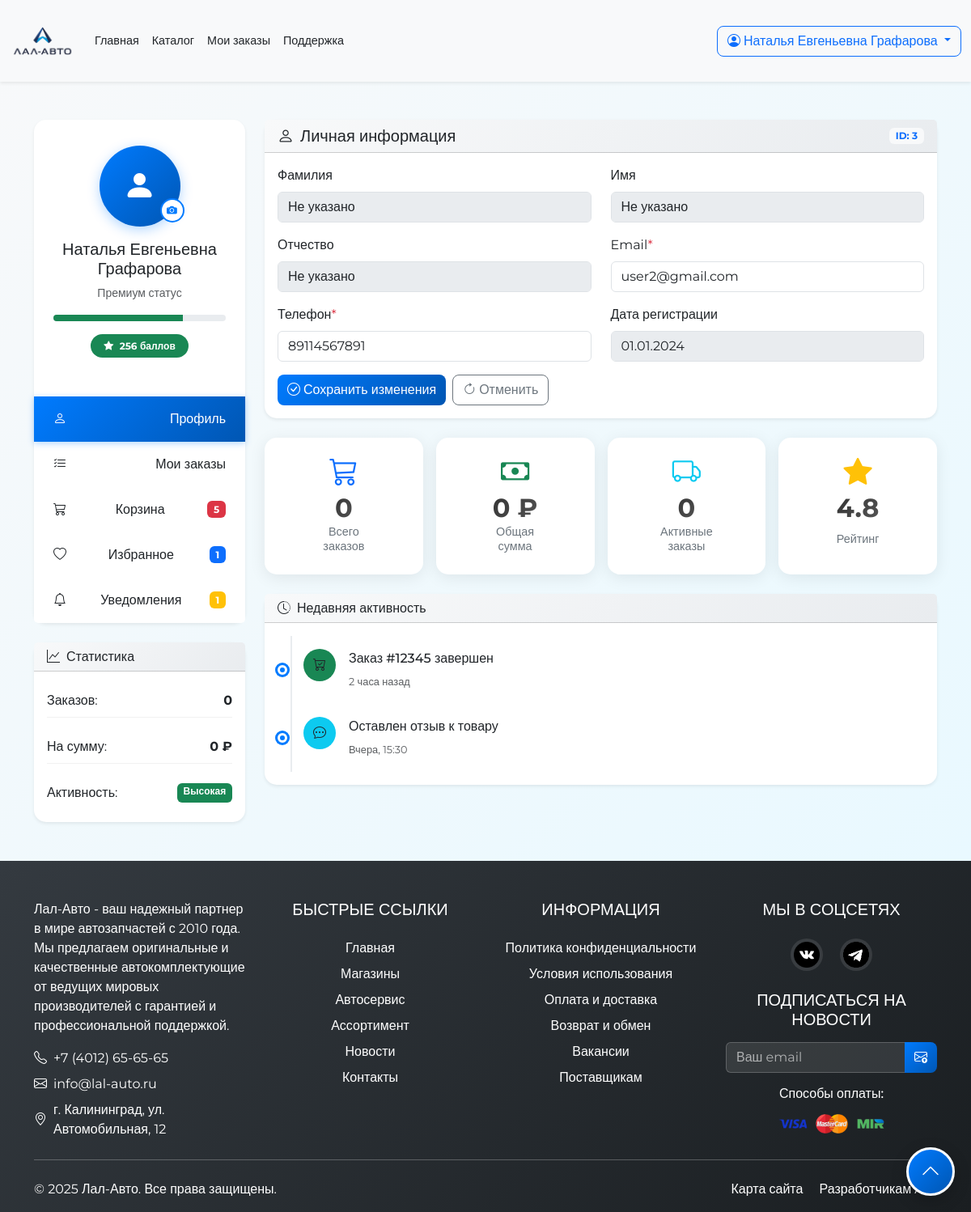
Screenshot of /profile.php (signed in) with the database file from the repository.
### tables this page shows
CREATE TABLE `users` (
  `id_users` int(11) NOT NULL,
  `surname_users` varchar(255) DEFAULT NULL,
  `name_users` varchar(255) DEFAULT NULL,
  `patronymic_users` varchar(255) DEFAULT NULL,
  `login_users` varchar(255) DEFAULT NULL,
  `password_users` varchar(255) DEFAULT NULL,
  `email_users` varchar(255) DEFAULT NULL,
  `discountСardNumber_users` varchar(6) DEFAULT NULL,
  `region_users` varchar(255) DEFAULT NULL,
  `city_users` varchar(255) DEFAULT NULL,
  `address_users` varchar(255) DEFAULT NULL,
  `phone_users` bigint(12) DEFAULT NULL,
  `avatar_users` varchar(255) DEFAULT NULL,
  `TIN_users` bigint(10) DEFAULT NULL,
  `person_users` varchar(255) DEFAULT NULL,
  `organization_users` varchar(255) DEFAULT NULL,
  `organizationType_users` varchar(255) DEFAULT NULL,
  `user_type` varchar(20) DEFAULT NULL
);

### profile.php (the view, shortened to what the rows shown need)
<?php
require_once("config/link.php");
$userData = [];
$userId = null;
if (isset($_SESSION['user']))
{
    $username = $_SESSION['user'];
    $sql = "SELECT id_users FROM users WHERE CONCAT(surname_users, ' ', name_users, ' ', patronymic_users) = ? OR person_users = ?";
    $stmt = $conn->prepare($sql);
    $stmt->bind_param("ss", $username, $username);
    $stmt->execute();
    $result = $stmt->get_result();
    if ($result->num_rows > 0)
    {
        $userData = $result->fetch_assoc();
        $userId = $userData['id_users'];
    }
}
if (isset($_SESSION['user']))
{
    $username = $_SESSION['user'];
    $sql = "SELECT * FROM users WHERE CONCAT(surname_users, ' ', name_users, ' ', patronymic_users) = ? OR person_users = ?";
    $stmt = $conn->prepare($sql);
    if ($stmt)
    {
        $stmt->bind_param("ss", $username, $username);
        $stmt->execute();
        $result = $stmt->get_result();
        if ($result->num_rows > 0)
        {
            $userData = $result->fetch_assoc();
            $userId = $userData['id_users'] ?? 0;
        }
    }
    else
    {
        error_log("Ошибка подготовки запроса: " . $conn->error);
    }
}
?>
<!DOCTYPE html>
<html lang="ru">
<head>
    <link rel="stylesheet" href="../css/bootstrap.min.css">
    <link rel="stylesheet" href="https://cdn.jsdelivr.net/npm/bootstrap-icons@1.11.1/font/bootstrap-icons.css">
    <link rel="stylesheet" href="https://cdnjs.cloudflare.com/ajax/libs/font-awesome/6.0.0/css/all.min.css">
    <link rel="stylesheet" href="css/style.css">
    <link rel="stylesheet" href="css/profile-styles.css">
</head>
<body>
<div class="profile-container">
    <div class="container py-5">
        <div class="row g-4 align-items-stretch">
            <div class="col-lg-9">
                <div class="tab-content">
                    <div class="tab-pane fade show active h-100" id="profile">
                        <div class="d-flex flex-column h-100">
                            <div class="card shadow-sm mb-4">
                                <div class="card-header bg-primary text-dark d-flex justify-content-between align-items-center">
                                    <h5 class="mb-0"><i class="bi bi-person me-2"></i>Личная информация</h5>
                                    <?php
                                    if ($userId)
                                    {
                                    ?>
                                        <span class="badge bg-light text-primary">ID: <?= $userId ?></span>
                                    <?php
                                    }
                                    ?>
                                </div>
                                <div class="card-body">
                                    <form id="profileForm" method="POST">
                                        <div class="row">
                                            <div class="col-md-6 mb-3">
                                                <label class="form-label">Фамилия</label>
                                                <input type="text" class="form-control" value="<?= htmlspecialchars($userData['surname_users'] ?? 'Не указано') ?>" disabled>
                                            </div>
                                            <div class="col-md-6 mb-3">
                                                <label class="form-label">Имя</label>
                                                <input type="text" class="form-control" value="<?= htmlspecialchars($userData['name_users'] ?? 'Не указано') ?>" disabled>
                                            </div>
                                            <div class="col-md-6 mb-3">
                                                <label class="form-label">Отчество</label>
                                                <input type="text" class="form-control" value="<?= htmlspecialchars($userData['patronymic_users'] ?? 'Не указано') ?>" disabled>
                                            </div>
                                            <div class="col-md-6 mb-3">
                                                <label class="form-label">Email<span class="text-danger">*</span></label>
                                                <input type="email" name="email" class="form-control" value="<?= htmlspecialchars($userData['email_users'] ?? '') ?>" required>
                                            </div>
                                            <div class="col-md-6 mb-3">
                                                <label class="form-label">Телефон<span class="text-danger">*</span></label>
                                                <input type="tel" name="phone" class="form-control" value="<?= htmlspecialchars($userData['phone_users'] ?? '') ?>" required>
                                            </div>
                                        </div>
                                    </form>
                                </div>
                            </div>
                        </div>
                    </div>
                </div>
            </div>
        </div>
    </div>
</div>
</body>
</html>

### rows the page displays
users: id_users "3", surname_users "Не указано", name_users "Не указано", patronymic_users "Не указано", email "user2@gmail.com", phone "89114567891"

### other values shown
$_SESSION['user'] "Наталья Евгеньевна Графарова"
$cartCount "5"
$wishlistCount "1"
$unreadCount "1"
$orderStats['total_orders'] "0"
$orderStats['total_amount'] "0"
